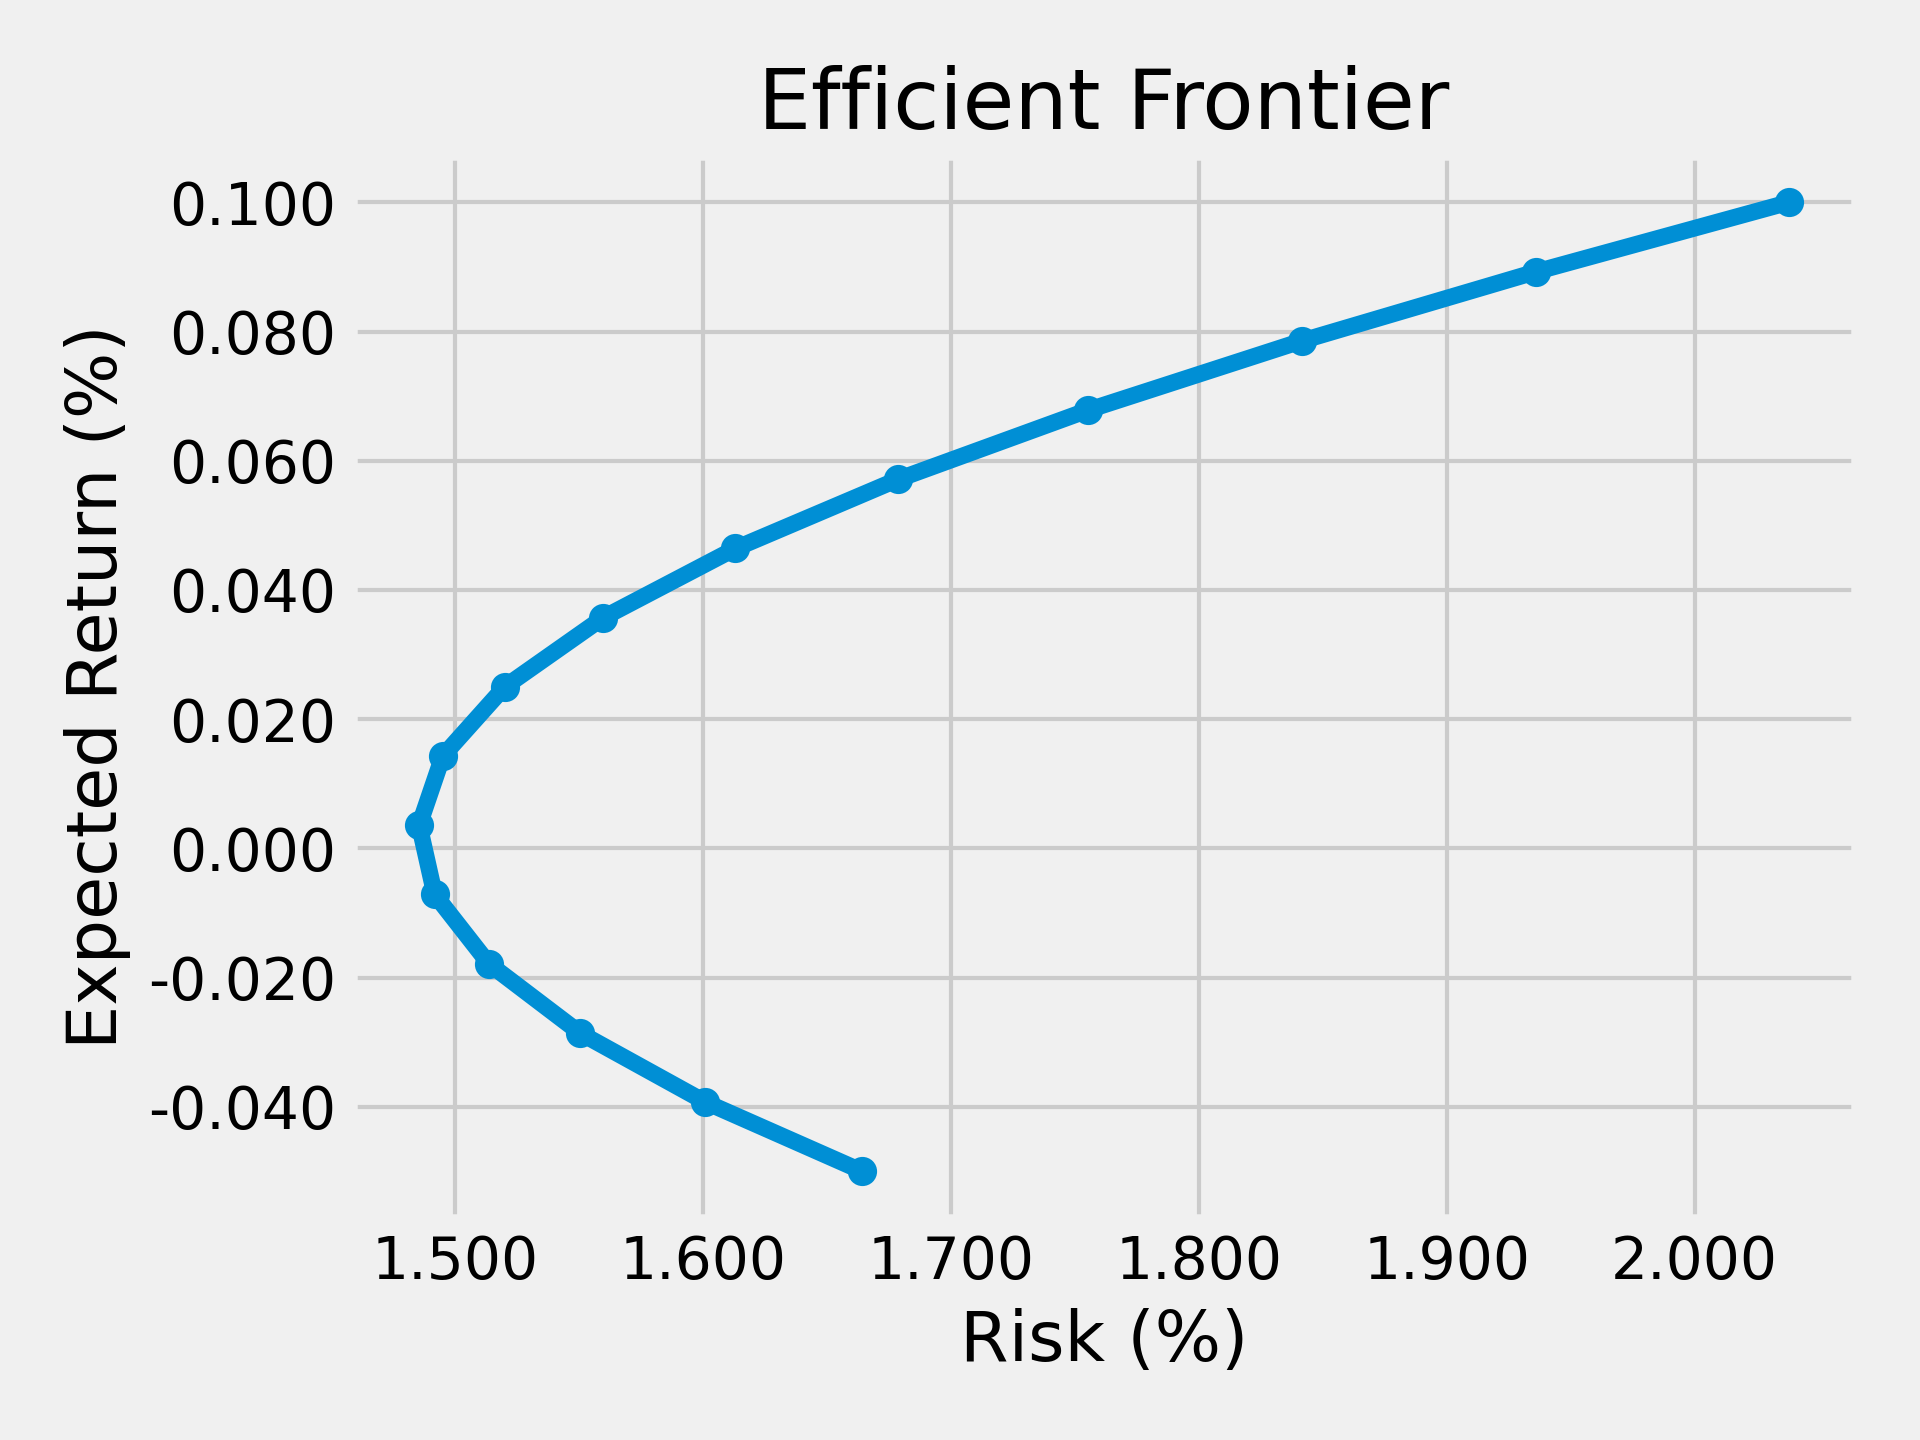

This chart was generated by the following Python code:
import os
import pickle
import pandas as pd
import numpy as np
import scipy.optimize as opt
import matplotlib.pyplot as plt
from tqdm import tqdm
import argparse
import logging
from stock import Stock

logging.basicConfig(format='%(asctime)s | %(levelname)s: %(message)s',
                    level=logging.INFO)


def get_args():
    parser = argparse.ArgumentParser()

    parser.add_argument("--data_home", type=str, default='./data')
    parser.add_argument("--data_year", type=int, default=2021)
    parser.add_argument("--data_filename", type=str, default='./data.pt')
    parser.add_argument("--pool_size", type=int, default=5)
    parser.add_argument("--short_selling", type=bool, default=False)
    parser.add_argument("--min_return", type=float, default=-0.3)
    parser.add_argument("--max_return", type=float, default=0.3)
    parser.add_argument("--num_plot_pts", type=int, default=10)
    parser.add_argument("--save_fig_name", type=str, default='./frontier.png')
    parser.add_argument("--save_fig_dpi", type=int, default=300)
    parser.add_argument("--save_pts_name", type=str, default='./frontier.csv')

    args = parser.parse_args()
    logging.info(f"========\t| =====")
    logging.info(f"Argument\t| Value")
    logging.info(f"--------\t| -----")
    for arg, value in vars(args).items():
        logging.info(f"{arg}\t| {value}")
    logging.info(f"========\t| =====")
    return args


def load_data(data_home, data_year, data_filename, pool_size):
    for root, folders, files in os.walk(data_home):
        assert len(folders) == 0, "Subfolder is not allowed."
        last_file = files[-1]
        df = pd.read_csv(os.path.join(data_home, last_file), index_col=1)
        stock_codes = df.index[:pool_size]
        pool = [
            Stock(data_home, stock_code, data_year)
            for stock_code in stock_codes
        ]
        pickle.dump(pool, open(data_filename, 'wb'))


def load_my_data(data_home, data_year, data_filename, stock_codes):
    pool = [
        Stock(data_home, stock_code, data_year) for stock_code in stock_codes
    ]
    pickle.dump(pool, open(data_filename, 'wb'))


def risk_minimize(stock_pool, short_selling, return_range, num_pts):
    def risk_fun(w: np.ndarray):
        """ risk function (to be minimized) """
        risk = 0
        for i in range(len(stock_pool)):
            for j in range(i, len(stock_pool)):
                risk += (2 * w[i] * w[j] * stock_pool[i].cov(stock_pool[j]))
        return risk

    returns = np.array([stock.mean for stock in stock_pool])

    def cons(return_required):
        """ optimization constraints """
        return ({
            'type': 'eq',
            'fun': lambda w: np.sum(w) - 1
        }, {
            'type': 'eq',
            'fun': lambda w: w @ returns - return_required
        })

    opt_args = {'fun': risk_fun, 'x0': np.zeros(len(stock_pool))}
    if not short_selling:
        opt_args.update({'bounds': opt.Bounds(0, 1)})

    frontier = list()
    for return_required in tqdm(np.linspace(*return_range, num_pts),
                                desc='Optimization'):
        opt_args.update({'constraints': cons(return_required)})
        opt_result = opt.minimize(**opt_args)

        opt_risk = np.sqrt(opt_result.fun)
        opt_return = opt_result.x @ returns
        frontier.append([opt_risk, opt_return])

    return frontier


def plot_frontier(frontier, save_fig_name, dpi):
    # check available styles, use:
    # ``` for style in plt.style.available: print(style) ```
    plt.style.use('fivethirtyeight')
    fig, ax = plt.subplots()
    ax.plot(*list(zip(*frontier)), 'o-')
    ax.set_xlabel('Risk (%)')
    ax.set_ylabel('Expected Return (%)')
    ax.set_xticklabels([f'{100*x:.3f}' for x in ax.get_xticks()])
    ax.set_yticklabels([f'{100*y:.3f}' for y in ax.get_yticks()])
    ax.set_title('Efficient Frontier')
    fig.tight_layout()
    fig.savefig(save_fig_name, dpi=dpi)


def main():
    # get arguments
    args = get_args()

    # load data
    if not os.path.isfile(args.data_filename):
        logging.info(
            f"Data file '{args.data_filename}' doesn't exists. Loading data from {args.data_home}..."
        )
        load_data(
            args.data_home,
            args.data_year,
            args.data_filename,
            args.pool_size,
        )
    stock_pool = pickle.load(open(args.data_filename, 'rb'))

    # risk minimization
    frontier = risk_minimize(
        stock_pool,
        args.short_selling,
        [args.min_return, args.max_return],
        args.num_plot_pts,
    )

    # plot efficient frontier
    plot_frontier(
        frontier,
        args.save_fig_name,
        args.save_fig_dpi,
    )

    # save data points
    pd.DataFrame(frontier).to_csv(args.save_pts_name, header=None, index=None)


if __name__ == '__main__':
    main()